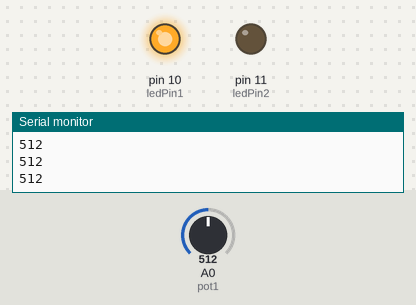
A sketch run on a simulated Arduino Uno, built with avr-gcc and run on an emulated ATmega328P. On the bench: output pins drawn as LEDs (lit = HIGH), the last lines printed to the serial monitor. The test bench sets the inputs (shaded band); at power-on: A0 (pot1) = 512.

Above: at 1.2 s.
1.3 s: A0 (pot1) set to 0
At 2.0 s:
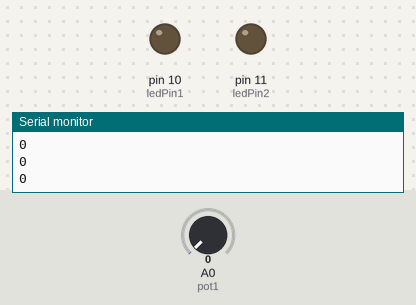
2.8 s: A0 (pot1) set to 122
At 3.3 s:
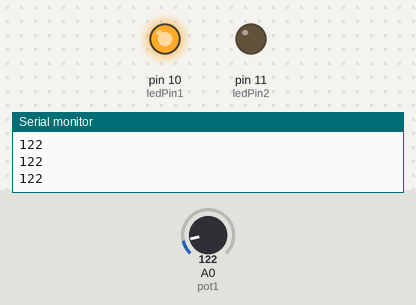
Timing chart, 0 to 5.8 s (numbered marks = the images above; inputs shaded):
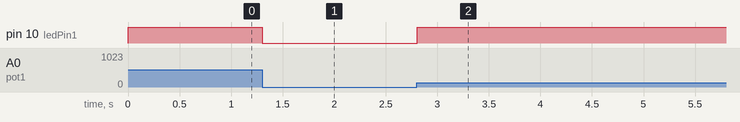

The sketch:

02-07class-map.ino
```cpp
int ledPin1 = 10;
int ledPin2 = 11;

//pinMode is only for digtial pin

int pot1 = A0; //potentiometer on analog pin A0
int potRead = 0;


void setup() {
  //  tell Arduino to send signal back to computer
  //   9600 is the setting the speed limit between Arduino and computer
  Serial.begin(9600);

  pinMode (ledPin1, OUTPUT);
  pinMode (ledPin2, OUTPUT);

}

void loop() {
  //  digitalWrite(ledPin1, HIGH);
  //  digitalWrite(ledPin2, HIGH);

  // analogWrite(ledPin1, 10);  //use "analog" signal instead of digital signal
  // analogWrite(ledPin2, 255);
  //0=off   255=100% full brightness
  //the result is one light is dimmer


  //MAPPING METHOD #1
  potRead = analogRead(pot1);
  int mapped = map (potRead,0,80,0,255);
  Serial.println(potRead);
  analogWrite(ledPin1, mapped); //dim one led 0~255

}
```

Measured:
- after the input at 1.3 s, pin 10 (ledPin1): HIGH → LOW at once
- after the input at 2.8 s, pin 10 (ledPin1): LOW → HIGH at once
